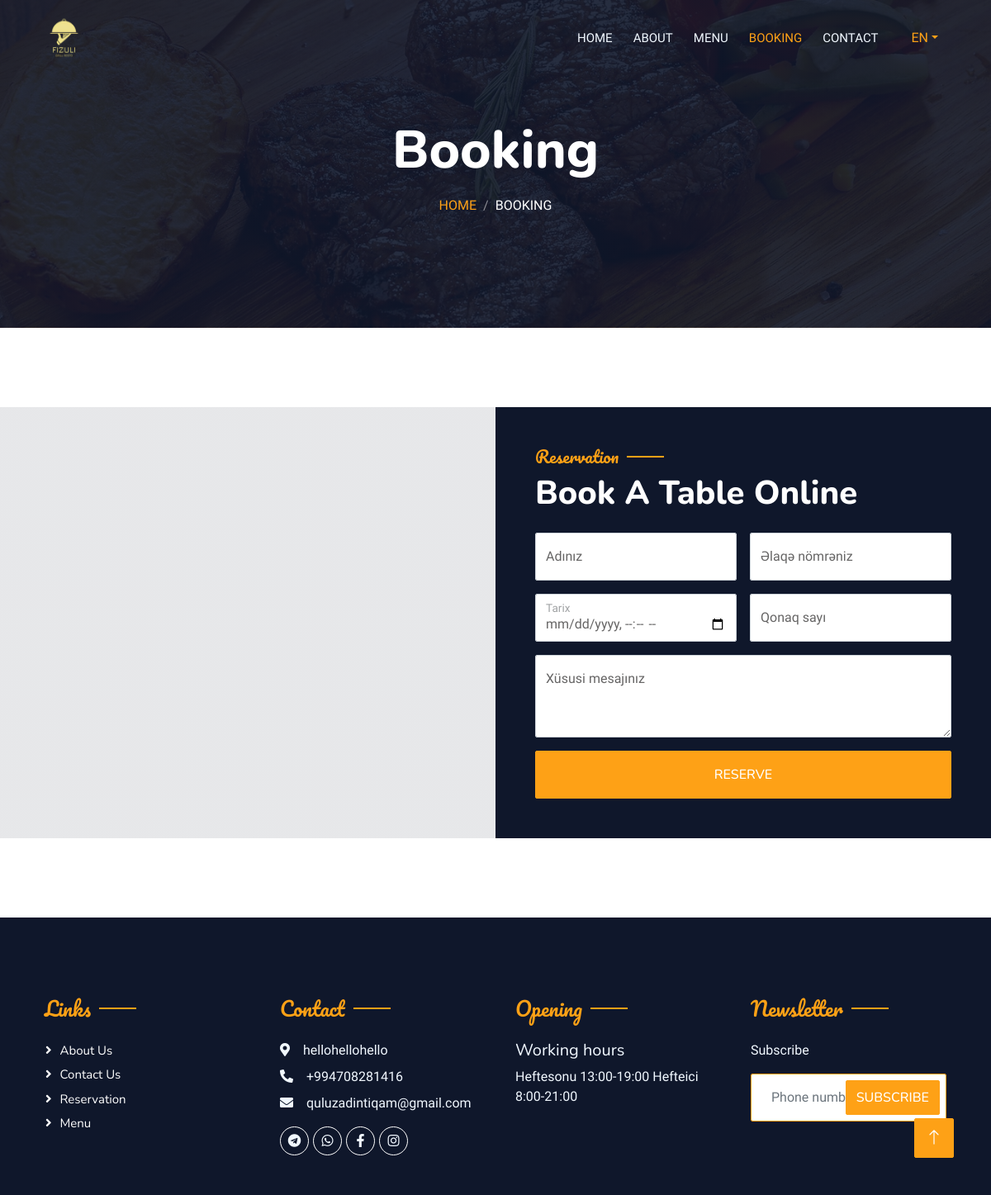
The page /booking/ on the database its author committed.
### restaurant/models.py (models this page shows, shortened)
class MainDetails(DateMixin, SlugMixin):
    location = models.TextField(verbose_name="Ünvan")
    phone_number = models.TextField(verbose_name="Əlaqə nömrəsi")
    email = models.EmailField(verbose_name="E-mail")
    working_time = models.TextField(verbose_name="İş vaxtları")
    logo = models.ImageField(upload_to=Uploader.upload_photo_for_logo, verbose_name="Saytın loqosu")
    video_url = models.TextField(verbose_name="Video linki", null=True, blank=True)
    map_url = models.TextField(verbose_name="Xerite linki", null=True, blank=True)
    class Meta:
        ordering = ("-created_at",)
        verbose_name = "Əsas məlumat"
        verbose_name_plural = "Əsas məlumatlar"

class SocialMedia(DateMixin, SlugMixin):
    social_media = models.CharField(max_length=255, choices=SOCIAL_CHOICES, verbose_name="Sosial media")
    link = models.TextField(verbose_name="Sosial media linki")
    class Meta:
        ordering = ("-created_at", )
        verbose_name = "Sosial media hesab"
        verbose_name_plural = "Sosial media hesabları"

### restaurant/views.py (the view, shortened to what this page needs)
# urls.py: path("booking/", booking_view, name='booking'),
def booking_view(request):
    form = ReserveForm()
    context = {
        "form": form,
    }
    return render(request, "booking.html", context)

### restaurant/context_processors.py (called while the page is built)
def total_view(request):
    myvalue = request.POST.get("subscribe")
    if myvalue:
        obj = Subscribe(phone_number=myvalue)
        obj.save()
    details = MainDetails.objects.first()
    socials = SocialMedia.objects.all()
    return {"details": details, "socials": socials}

### templates/booking.html (shortened to what this page needs)
{% extends 'base.html' %}
{% load static %}
{% load i18n %}
{% get_current_language as LANGUAGE_CODE %}
{% get_available_languages as LANGUAGES %}
{% block body %}
            <div class="container-xxl py-5 bg-dark hero-header mb-5">
                <div class="container text-center my-5 pt-5 pb-4">
                    <h1 class="display-3 text-white mb-3 animated slideInDown">{% trans 'Booking' %}</h1>
                    <nav aria-label="breadcrumb">
                        <ol class="breadcrumb justify-content-center text-uppercase">
                            <li class="breadcrumb-item"><a href="{% url 'home' %}">{% trans 'Home' %}</a></li>
                            <li class="breadcrumb-item text-white active" aria-current="page">{% trans 'Booking' %}</li>
                        </ol>
                    </nav>
                </div>
            </div>
        </div>
        <div class="container-xxl py-5 px-0 wow fadeInUp" data-wow-delay="0.1s">
            <div class="row g-0">
                <div class="col-md-6">
                    <div class="video" style="background:linear-gradient(rgba(15, 23, 43, .1), rgba(15, 23, 43, .1))">
                       <iframe width="950" height="100%" src="{{details.video_url}}" title="YouTube video player" frameborder="0" allow="accelerometer; autoplay; clipboard-write; encrypted-media; gyroscope; picture-in-picture; web-share" allowfullscreen></iframe>
                    </div>
                </div>
                <div class="col-md-6 bg-dark d-flex align-items-center">
                    <div class="p-5 wow fadeInUp" data-wow-delay="0.2s">
                        <h5 class="section-title ff-secondary text-start text-primary fw-normal">{% trans 'Reservation' %}</h5>
                        <h1 class="text-white mb-4">{% trans 'Book A Table Online' %}</h1>
                        <form method="POST">
                            <div class="row g-3">
                                <div class="col-md-6">
                                    <div class="form-floating">
                                        {{form.name}}
                                        <label for="{{form.name.id}}">{{form.name.label}}</label>
                                    </div>
                                </div>
                                <div class="col-md-6">
                                    <div class="form-floating">
                                        {{form.phone_number}}
                                        <label for="{{form.phone_number.id}}">{{form.phone_number.label}}</label>
                                    </div>
                                </div>
                                <div class="col-md-6">
                                    <div class="form-floating date" id="date3" data-target-input="nearest">
                                        {{form.reserve_date}}
                                        <label for="{{form.reserve_date.id}}">{{form.reserve_date.label}}</label>
                                    </div>
                                </div>
                                 <div class="col-md-6">
                                    <div class="form-floating">
                                     {{form.count_of_guest}}
                                        <label for="{{form.count_of_guest.id}}">{{form.count_of_guest.label}}</label>
                                    </div>
                                </div>
                                <div class="col-12">
                                    <div class="form-floating">
                                        {{form.special_message}}
                                        <label for="{{form.special_message.id}}">{{form.special_message.label}}</label>
                                    </div>
                                </div>
                                <div class="col-12">
                                    <button class="btn btn-primary w-100 py-3" type="submit">{% trans 'Reserve' %}</button>
                                </div>
                            </div>
                        </form>
                    </div>
                </div>
            </div>
        </div>
       {% endblock body %}

### templates/base.html (shortened to what this page needs)
{% load static %}
{% load i18n %}
{% get_current_language as LANGUAGE_CODE %}
{% get_available_languages as LANGUAGES %}
<!DOCTYPE html>
<html lang="en">
<head>
    <link href="https://cdnjs.cloudflare.com/ajax/libs/font-awesome/5.10.0/css/all.min.css" rel="stylesheet">
    <link href="https://cdn.jsdelivr.net/npm/bootstrap-icons@1.4.1/font/bootstrap-icons.css" rel="stylesheet">
    <link href="{% static 'lib/animate/animate.min.css' %}" rel="stylesheet">
    <link href="{% static 'lib/owlcarousel/assets/owl.carousel.min.css' %}" rel="stylesheet">
    <link href="{% static 'lib/tempusdominus/css/tempusdominus-bootstrap-4.min.css' %}" rel="stylesheet" />
    <link rel="stylesheet" href="https://cdnjs.cloudflare.com/ajax/libs/bootstrap/5.3.2/css/bootstrap.min.css" />
    <link href="{% static 'css/bootstrap.min.css' %}" rel="stylesheet">
    <link href="{% static 'css/style.css' %}" rel="stylesheet">
</head>
<body>
    <div class="container-xxl bg-white p-0">
        <div class="container-xxl position-relative p-0">
            <nav class="navbar navbar-expand-lg navbar-dark bg-dark px-4 px-lg-5 py-3 py-lg-0">
                <a href="{% url 'home' %}" class="navbar-brand p-0">
                    <h1 class="text-primary m-0"><img src="{{details.logo.url}}" alt=""></h1>
                </a>
                <div class="collapse navbar-collapse" id="navbarCollapse">
                    <div class="navbar-nav ms-auto py-0 pe-4">
                        <a href="{% url 'home' %}" class="nav-item nav-link {% if request.path == '/' %}  active {% endif %}">{% trans 'Home' %}</a>
                        <a href="{% url 'about' %}" class="nav-item nav-link {% if request.path == '/about/' %}  active {% endif %}">{% trans 'About' %}</a>
                        <a href="{% url 'menu' %}" class="nav-item nav-link {% if request.path == '/menu/' %}  active {% endif %}">{% trans 'Menu' %}</a>
                        <a href="{% url 'booking' %}" class="nav-item nav-link {% if request.path == '/booking/' %}  active {% endif %}">{% trans 'Booking' %}</a>
                        <a href="{% url 'contact' %}" class="nav-item nav-link {% if request.path == '/contact/' %}  active {% endif %}">{% trans 'Contact' %}</a>
                    </div>
                   <div class="nav-item dropdown">
                            <a href="#" class="nav-link dropdown-toggle" data-bs-toggle="dropdown">{{LANGUAGE_CODE|upper}}</a>
                        </div>
                </div>
            </nav>
            {% block body %}
            {% endblock body %}
        <div class="container-fluid bg-dark text-light footer pt-5 mt-5 wow fadeIn" data-wow-delay="0.1s">
            <div class="container py-5">
                <div class="row g-5">
                    <div class="col-lg-3 col-md-6">
                        <h4 class="section-title ff-secondary text-start text-primary fw-normal mb-4">{% trans 'Links' %}</h4>
                        <a class="btn btn-link" href="{% url 'about' %}">{% trans 'About Us' %}</a>
                        <a class="btn btn-link" href="{% url 'contact' %}">{% trans 'Contact Us' %}</a>
                        <a class="btn btn-link" href="{% url 'booking' %}">{% trans 'Reservation' %}</a>
                        <a class="btn btn-link" href="{% url 'menu' %}">{% trans 'Menu' %}</a>
                    </div>
                    <div class="col-lg-3 col-md-6">
                        <h4 class="section-title ff-secondary text-start text-primary fw-normal mb-4">Contact</h4>
                        <p class="mb-2"><i class="fa fa-map-marker-alt me-3"></i>{{details.location}}</p>
                        <p class="mb-2"><i class="fa fa-phone-alt me-3"></i>{{details.phone_number}}</p>
                        <p class="mb-2"><i class="fa fa-envelope me-3"></i>{{details.email}}</p>
                        <div class="d-flex pt-2">
                           {% for s in socials %}
                            {% if s.social_media == 'wp' %}
                            <a class="btn btn-outline-light btn-social" href="https://wa.me/{{s.link}}"><i class="fab fa-whatsapp"></i></a>
                            {% endif %}
                            {% if s.social_media == 'insta' %}
                            <a class="btn btn-outline-light btn-social" href="https://{{s.link}}"><i class="fab fa-instagram"></i></a>
                            {% endif %}
                            {% if s.social_media == 'telegram' %}
                            <a class="btn btn-outline-light btn-social" href="https://t.me/{{s.link}}"><i class="fab fa-telegram"></i></a>
                            {% endif %}
                            {% if s.social_media == 'fb' %}
                            <a class="btn btn-outline-light btn-social" href="https://{{s.link}}"><i class="fab fa-facebook-f"></i></a>
                            {% endif %}
                            {% endfor %}
                        </div>
                    </div>
                    <div class="col-lg-3 col-md-6">
                        <h4 class="section-title ff-secondary text-start text-primary fw-normal mb-4">{% trans 'Opening' %}</h4>
                        <h5 class="text-light fw-normal">{% trans 'Working hours' %}</h5>
                        <p>{{details.working_time}}</p>
                    </div>
                    <div class="col-lg-3 col-md-6">
                        <h4 class="section-title ff-secondary text-start text-primary fw-normal mb-4">{% trans 'Newsletter' %}</h4>
                        <p>{% trans 'Subscribe' %}</p>
                        <div class="position-relative mx-auto" style="max-width: 400px;">
                            <form method="post">
                            <button type="submit" class="btn btn-primary py-2 position-absolute top-0 end-0 mt-2 me-2">{% trans 'Subscribe' %}</button>
                       </form>
                        </div>
                    </div>
                </div>
            </div>
        </div>
        <a href="#" class="btn btn-lg btn-primary btn-lg-square back-to-top"><i class="bi bi-arrow-up"></i></a>
    </div>
</body>
</html>

### static/css/style.css (style rules this page uses)
:root { --primary: #FEA116; --light: #F1F8FF; --dark: #0F172B; }
.ff-secondary { font-family: 'Pacifico', cursive; }
.back-to-top { position: fixed; display: none; right: 45px; bottom: 45px; z-index: 99; }
.btn { font-family: 'Nunito', sans-serif; font-weight: 500; text-transform: uppercase; transition: .5s; }
.btn.btn-primary, .btn.btn-secondary { color: #FFFFFF; }
.btn-lg-square { width: 48px; height: 48px; }
.btn-square, .btn-sm-square, .btn-lg-square { padding: 0; display: flex; align-items: center; justify-content: center; font-weight: normal; border-radius: 2px; }
.navbar-dark .navbar-nav .nav-link { position: relative; margin-left: 25px; padding: 35px 0; font-size: 15px; color: var(--light) !important; text-transform: uppercase; font-weight: 500; outline: none; transition: .5s; }
.navbar-dark .navbar-nav .nav-link:hover, .navbar-dark .navbar-nav .nav-link.active { color: var(--primary) !important; }
.navbar-dark .navbar-brand img { max-height: 60px; transition: .5s; }
@media (min-width: 992px) { .navbar-dark { position: absolute; width: 100%; top: 0; left: 0; z-index: 999; background: transparent !important; } }
.hero-header { background: linear-gradient(rgba(15, 23, 43, .9), rgba(15, 23, 43, .9)), url(../img/bg-hero.jpg); background-position: center center; background-repeat: no-repeat; background-size: cover; }
.breadcrumb-item + .breadcrumb-item::before { color: rgba(255, 255, 255, .5); }
.section-title { position: relative; display: inline-block; }
.section-title::before { position: absolute; content: ""; width: 45px; height: 2px; top: 50%; left: -55px; margin-top: -1px; background: var(--primary); }
.section-title::after { position: absolute; content: ""; width: 45px; height: 2px; top: 50%; right: -55px; margin-top: -1px; background: var(--primary); }
.section-title.text-start::before, .section-title.text-end::after { display: none; }
.video { position: relative; height: 100%; min-height: 500px; background: linear-gradient(rgba(15, 23, 43, .1), rgba(15, 23, 43, .1)), url(../img/video.jpg); background-position: center center; background-repeat: no-repeat; background-size: cover; }
.footer .btn.btn-social { margin-right: 5px; width: 35px; height: 35px; display: flex; align-items: center; justify-content: center; color: var(--light); border: 1px solid #FFFFFF; border-radius: 35px; transition: .3s; }
.footer .btn.btn-link { display: block; margin-bottom: 5px; padding: 0; text-align: left; color: #FFFFFF; font-size: 15px; font-weight: normal; text-transform: capitalize; transition: .3s; }
.footer .btn.btn-link::before { position: relative; content: "\f105"; font-family: "Font Awesome 5 Free"; font-weight: 900; margin-right: 10px; }

### rows shown on the page
MainDetails: logo (picture), location "hellohellohello", phone_number "+994708281416", email "quluzadintiqam@gmail.com", working_time "Heftesonu 13:00-19:00 Hefteici 8:00-21:00"

### other values the page prints
{{ LANGUAGE_CODE|upper }} "EN"
